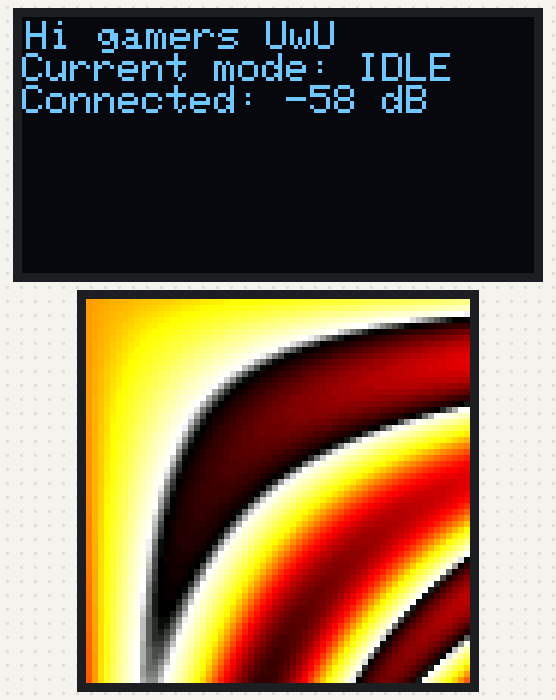
Simulated run of this sketch. Board: ESP32. On the bench: 128×64 one-colour display, 64×64 colour display. WiFi joins after 1.5 s; servers stay silent unless stated; random numbers use the default seed unless the sketch sets one; what the sketch prints to the serial monitor is not drawn.

Above: at 6.96 s.
At 11.45 s:
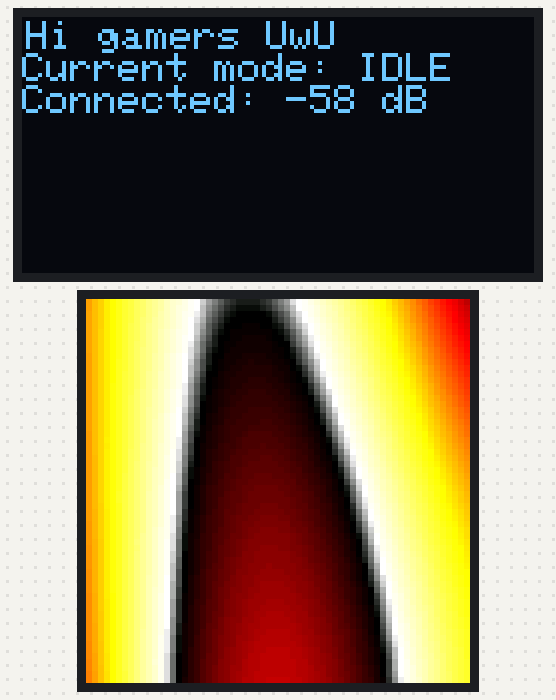
At 14.66 s:
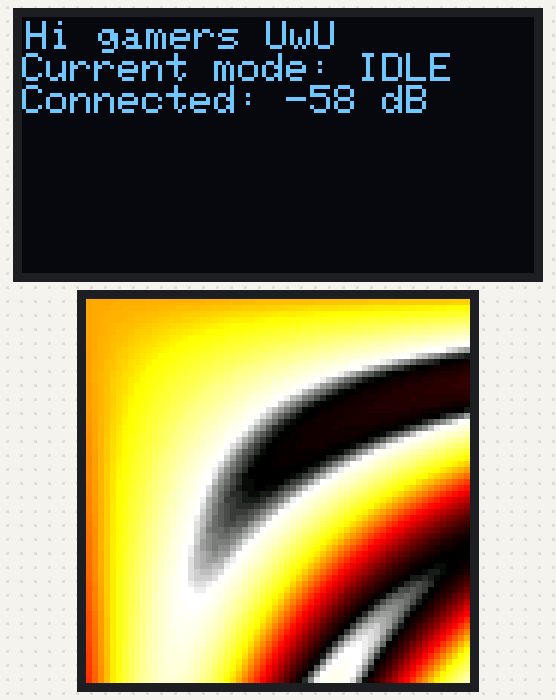
At 22.69 s:
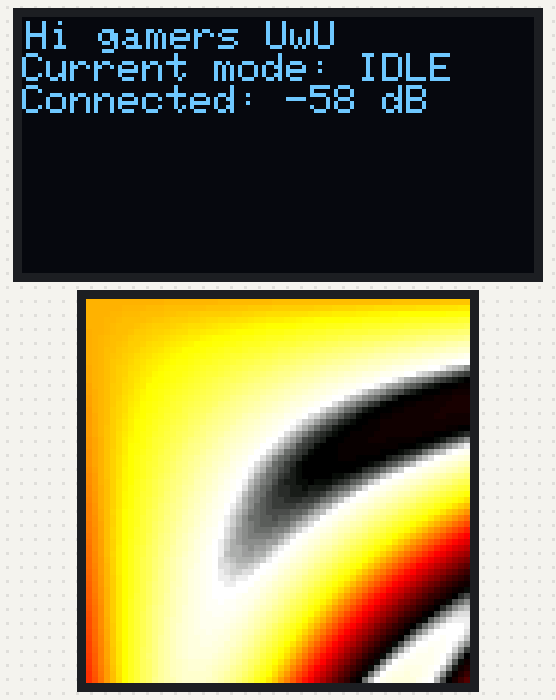
At 30.72 s:
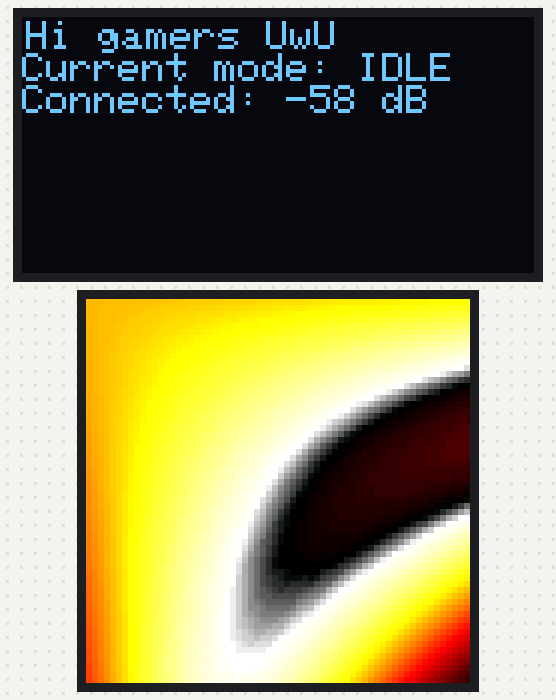
At 38.76 s:
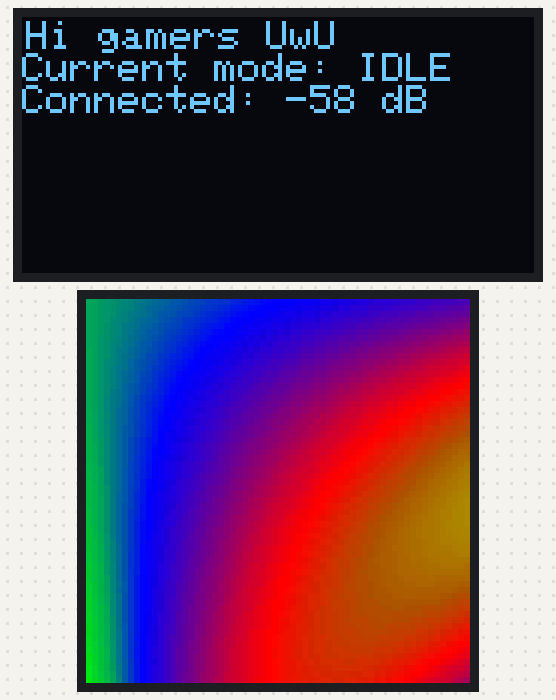

The sketch:

Basic.ino
```cpp
#include <FastLED.h>
#include <ESP32-HUB75-MatrixPanel-I2S-DMA.h>
#include <Adafruit_SSD1306.h>
#include <Adafruit_GFX.h>
#include <Wire.h>
#include <WiFi.h>
#include <WiFiUdp.h>

//matrix setup
#define PANEL_WIDTH 64
#define PANEL_HEIGHT 64
#define MATRIXPINE 32
MatrixPanel_I2S_DMA *matrix = nullptr;

//matrix setup extended (for streaming)
#define frameSize PANEL_WIDTH * PANEL_HEIGHT * 3
#define ChunkPerFrame 16
const uint16_t chunkSize ((frameSize / ChunkPerFrame) + 1); //plus one for the chunkindex
uint8_t frameBuffer[ChunkPerFrame][chunkSize-1]; //where the chunks are put together in order won't include the byte that says chunk number
uint8_t chunkNumber;

//UDP commands
uint8_t packetContentsCMD[3]; //for incoming commands
const uint8_t pongCMD[3] = {192, 0, 0};
const uint8_t streamRequestAccept[3] = {
  48,
  (uint8_t)(chunkSize >> 8), //Shift the high bits down leaving the high 8 bits as 0
  (uint8_t)(chunkSize & 0xFF) //Apply a bit mask to set the High 8 bits as 0
};
const uint8_t chunkReceived[3] = {16,0,0};


//---- OLED ----
#define OLEDSDA 21
#define OLEDSCL 22
#define OLEDADDRESS 0x3C
#define OLEDWIDTH 128
#define OLEDHEIGHT 64
Adafruit_SSD1306 oledDisplay(OLEDWIDTH, OLEDHEIGHT, &Wire, -1);
unsigned long previousMillis = 0;

//for Oled refresh timer
const unsigned long oledRefreshTime = 200; //refreshes screen data every 10 seconds. Unless its a temp message which overrides this
unsigned long oledRefreshTimer = 0;

//for temp messages
unsigned long msgTimer = 0;


//for reconnecting effect
int ellipsesCounter = 0;
const unsigned long ellipsesDelay = 100;
unsigned long delayTimer = 0;
const int maxEllipses = 5;

//---- wifi setup ----
const char* SSID = "TVPoliceSurvAP";
const char* PASSWORD = "PogFrame6";
bool wasConnected = false;

//---- port setup ----
WiFiUDP udp;
const int PORT = 8888;
IPAddress deviceIp;

//---- stuff for idle anim ----
uint16_t time_counter = 0, cycles = 0, fps = 0;
unsigned long fps_timer;

CRGB currentColor;
CRGBPalette16 palettes[] = {HeatColors_p, LavaColors_p, RainbowColors_p, RainbowStripeColors_p, CloudColors_p};
CRGBPalette16 currentPalette = palettes[0];

CRGB ColorFromCurrentPalette(uint8_t index = 0, uint8_t brightness = 255, TBlendType blendType = LINEARBLEND) {
  return ColorFromPalette(currentPalette, index, brightness, blendType);
}

//---- main logic setup ----
enum Modes{
  IDLE,
  STREAMING
};

Modes mode = IDLE;

//---- declaring stuff early cus yeah ----
void IdleAnim();
void SendOLEDmsg(const char* message, float time);
void OLEDUpdate();
void IdleAnim();
void IdleLogic();
bool PacketCheck();
void StreamLogic();

void setup() {
  Serial.begin(115200);
  Wire.begin(OLEDSDA, OLEDSCL);

  Serial.println("Setup()");

  //OLED
  oledDisplay.begin(SSD1306_SWITCHCAPVCC, OLEDADDRESS);
  oledDisplay.clearDisplay();
  oledDisplay.display();
  oledDisplay.setTextColor(SSD1306_WHITE);
  oledDisplay.display();
  Serial.println("OLED SETUP DONE");

  //MATRIX
  HUB75_I2S_CFG mxconfig;
  mxconfig.mx_height = PANEL_HEIGHT;
  mxconfig.mx_width = PANEL_WIDTH;
  mxconfig.gpio.e = MATRIXPINE;

  matrix = new MatrixPanel_I2S_DMA(mxconfig);

  if(not matrix->begin()){
    Serial.println("****** !KABOOM! I2S memory allocation failed ***********");
  }
  matrix->setBrightness(255);

  Serial.println("MATRIX SETUP DONE");

  //WIFI
  WiFi.mode(WIFI_STA);
  WiFi.begin(SSID, PASSWORD);

  udp.begin(PORT);

  Serial.println("WIFI SETUP DONE");

  previousMillis = millis();
}

void loop() {
  // put your main code here, to run repeatedly:
  switch(mode){
    case 0:  //IDLE
      IdleAnim();
      IdleLogic();
      break;
    case 1: //STREAMING
      StreamLogic();
      break;
    default:
      mode = IDLE;
      break;
  }

  OLEDUpdateTimer();

  switch (WiFi.status()){
    case 3:
      if (!wasConnected){
        SendOLEDmsg("Connected!", 5000);
        wasConnected = true;
      }
      break;
    case 4:

      break;
    case 5:
      if (wasConnected){
        SendOLEDmsg("Lost Connection!", 5000);
        wasConnected = false;
        mode = IDLE;
      }
      break;
    case 6:
      if (wasConnected){
        SendOLEDmsg("Lost Connection!", 5000);
        wasConnected = false;
        mode = IDLE;
      }
      break;
    default:
      break;

    //WL_NO_SHIELD        = 255,   // for compatibility with WiFi Shield library
    //WL_IDLE_STATUS      = 0,
    //WL_NO_SSID_AVAIL    = 1,
    //WL_SCAN_COMPLETED   = 2,
    //WL_CONNECTED        = 3,
    //WL_CONNECT_FAILED   = 4,
    //WL_CONNECTION_LOST  = 5,
    //WL_DISCONNECTED     = 6
  }

  oledDisplay.clearDisplay();
}

void SendOLEDmsg(const char* message, float time){

  msgTimer = (unsigned long)time;
  previousMillis = millis();

  oledDisplay.clearDisplay();
  oledDisplay.setTextSize(2);
  oledDisplay.setCursor(1,1);
  oledDisplay.println(message);
  oledDisplay.display();
}

//Oled update with tiumer so it only updates every 10 seconds or whatver is defined in oledRefreshTime
void OLEDUpdateTimer(){
  //check if a temp message is present
  if (msgTimer > 0){
    //usigned long will go positive if it goes negative so will check which is bigger.
    if (msgTimer < (millis() - previousMillis)){
      msgTimer = 0;
    }
    else{
      msgTimer -= (millis() - previousMillis);
    }

    Serial.print("Temp messagae time left: ");
    Serial.println(msgTimer);
  }

  //if no temp message is running do normal checks
  else{
    if (oledRefreshTimer < (millis() - previousMillis)){
      oledRefreshTimer = oledRefreshTime; //reset timer

      OledUpdate();
    }

    else{
      oledRefreshTimer -= (millis() - previousMillis);
    }
  }

  previousMillis = millis();
}

void OledUpdate(){
  oledDisplay.clearDisplay();
  oledDisplay.setCursor(1,1);
  oledDisplay.setTextSize(1);
  oledDisplay.println("Hi gamers UwU");

  //Current mode display
  switch(mode){
    case 0: //ILDE
      oledDisplay.println("Current mode: IDLE");
      break;
    case 1: //STREAMING
      oledDisplay.println("Current mode: STREAMNING");
      break;
    default:
      oledDisplay.println("Current mode: ERROR");
      break;
  }

  if (WiFi.status() == WL_CONNECTED){
    oledDisplay.print("Connected: ");
    oledDisplay.print(WiFi.RSSI());
    oledDisplay.println(" dB");
  }
  else{
    oledDisplay.print("Reconnecting");

    for (int i = 0; i < ellipsesCounter; i++){
      oledDisplay.print(".");
    }
    oledDisplay.println("");

    //usigned long will go positive if it goes negative so will check which is bigger.
    if (delayTimer < (millis() - previousMillis)){
      ellipsesCounter++;
      if (ellipsesCounter > maxEllipses){
        ellipsesCounter = 0;
      }

      //reset delay
      delayTimer = ellipsesDelay;
    }
    else{
      delayTimer -= (millis() - previousMillis);
    }
  }

  oledDisplay.display();
}

void IdleAnim(){
  for (int x = 0; x < PANEL_WIDTH; x++) {
    for (int y = 0; y <  PANEL_HEIGHT; y++) {
      int16_t v = 128;
      uint8_t wibble = sin8(time_counter);
      v += sin16(x * wibble * 3 + time_counter);
      v += cos16(y * (128 - wibble)  + time_counter);
      v += sin16(y * x * cos8(-time_counter) / 8);

      currentColor = ColorFromPalette(currentPalette, (v >> 8)); //, brightness, currentBlendType);
      matrix->drawPixelRGB888(x, y, currentColor.r, currentColor.g, currentColor.b);
    }
  }

  ++time_counter;
  ++cycles;
  ++fps;

  if (cycles >= 1024) {
    time_counter = 0;
    cycles = 0;
    currentPalette = palettes[random(0,sizeof(palettes)/sizeof(palettes[0]))];
  }

  // print FPS rate every 5 seconds
  // Note: this is NOT a matrix refresh rate, it's the number of data frames being drawn to the DMA buffer per second
  if (fps_timer + 5000 < millis()){
    Serial.printf_P(PSTR("Effect fps: %d\n"), fps/5);
    fps_timer = millis();
    fps = 0;
  }
   // end loop
}

int packetSize = 0;
void IdleLogic(){
  if (WiFi.status() == WL_CONNECTED){
    //check for connecting packets from python script

    packetSize = udp.parsePacket();

    if (packetSize > 0){
      udp.read(packetContentsCMD, 3);

      //ping cmd
      if (packetContentsCMD[0] == 128){
        deviceIp = udp.remoteIP();
        Serial.print("Ping command from: ");
        Serial.println(deviceIp);

        udp.beginPacket(deviceIp, PORT);
        udp.write(pongCMD, 3);
        udp.endPacket();
      }

      //stream request
      if (packetContentsCMD[0] == 32){
        Serial.print("Stream request command received from: ");
        Serial.println(udp.remoteIP());
        udp.beginPacket(deviceIp, PORT);
        udp.write(streamRequestAccept, 3);
        udp.endPacket();

        mode = STREAMING;
      }
    }
  }

  else{
    //Do nothing cus you can't LOSERRRRRR
  }
}

int byteCounter = 0;
int chunk = 0;
void StreamLogic(){

  packetSize = udp.parsePacket();

  if (packetSize == chunkSize){
    //Serial.print("Chunk Number");
    //Serial.print(udp.peek());
    //Serial.println("Received");
    udp.read(&chunkNumber, 1);
    udp.read(frameBuffer[chunkNumber], chunkSize-1);

    chunk = 0;
    byteCounter = 0;
    //if all chunks sent draw frame
    if (chunkNumber == ChunkPerFrame-1){
      for (int x = 0; x < PANEL_WIDTH; x++){
        for (int y = 0; y < PANEL_HEIGHT; y++){
          if (byteCounter >= chunkSize-1){  //Rememeber the chunk number is removed!!!!! hence minus one :3
            byteCounter = 0;
            chunk++;
          }

          matrix->drawPixelRGB888(x,y,frameBuffer[chunk][byteCounter],frameBuffer[chunk][byteCounter+1],frameBuffer[chunk][byteCounter+2]);
          byteCounter += 3;
          //me adding 3 makes me nervous but this wouldn't even wokr if i couldn't do this anyway

          //delay(10);
        }
      }
    }

    udp.beginPacket(deviceIp, PORT);
    udp.write(chunkReceived, 3);
    udp.endPacket();
  }
}
```
